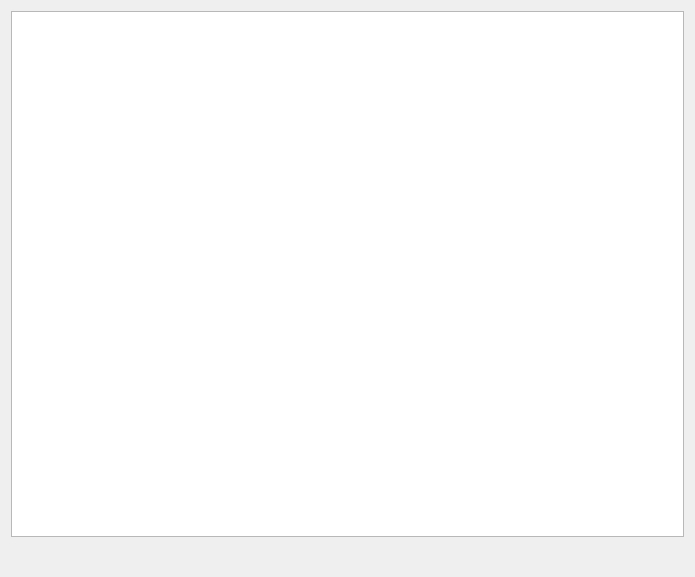
<?xml version="1.0" encoding="UTF-8"?>
<ui version="4.0">
 <class>chartForm</class>
 <widget class="QWidget" name="chartForm">
  <property name="geometry">
   <rect>
    <x>0</x>
    <y>0</y>
    <width>695</width>
    <height>577</height>
   </rect>
  </property>
  <property name="windowTitle">
   <string>Form</string>
  </property>
  <layout class="QGridLayout" name="gridLayout_2">
   <item row="0" column="0">
    <layout class="QVBoxLayout" name="verticalLayout" stretch="1,0">
     <property name="spacing">
      <number>2</number>
     </property>
     <item>
      <widget class="QChartView" name="chartView"/>
     </item>
     <item>
      <widget class="QWidget" name="widget_bar" native="true">
       <property name="styleSheet">
        <string notr="true"/>
       </property>
       <layout class="QGridLayout" name="gridLayout">
        <property name="leftMargin">
         <number>1</number>
        </property>
        <property name="topMargin">
         <number>1</number>
        </property>
        <property name="rightMargin">
         <number>1</number>
        </property>
        <property name="bottomMargin">
         <number>1</number>
        </property>
        <item row="0" column="0">
         <layout class="QHBoxLayout" name="horizontalLayout">
          <item>
           <widget class="QWidget" name="buttonWidget" native="true">
            <property name="minimumSize">
             <size>
              <width>0</width>
              <height>25</height>
             </size>
            </property>
           </widget>
          </item>
          <item>
           <spacer name="horizontalSpacer">
            <property name="orientation">
             <enum>Qt::Horizontal</enum>
            </property>
            <property name="sizeHint" stdset="0">
             <size>
              <width>40</width>
              <height>20</height>
             </size>
            </property>
           </spacer>
          </item>
          <item>
           <widget class="QLabel" name="counts">
            <property name="text">
             <string/>
            </property>
           </widget>
          </item>
         </layout>
        </item>
       </layout>
      </widget>
     </item>
    </layout>
   </item>
  </layout>
 </widget>
 <customwidgets>
  <customwidget>
   <class>QChartView</class>
   <extends>QGraphicsView</extends>
   <header>qchartview.h</header>
  </customwidget>
 </customwidgets>
 <resources/>
 <connections/>
</ui>
